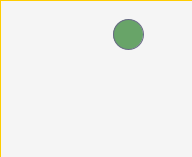
Frame 1 (no input)
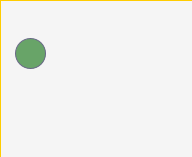
Frame 60 (the mouse pressed at the canvas centre just before this capture)
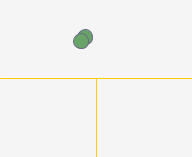
Frame 120 (the mouse held since frame 60 and released just before this capture)

The Processing sketch that drew these frames (run headless with seeded random() and noise(); from frame 60 on, the mouse is pressed at the canvas centre):

// Processing sketch: bola3
// ── bola3.pde
int ancho = 192;
int alto = 157;


//Vars for Balls
ArrayList<Ball> balls;
float accDificulty = 0.2; // en 0.3 disminuye, con el resto sigue igual, no disminuye
PVector deltaXVel =  new PVector(3, 0);
PVector deltaYVel =  new PVector(0, 1);
PVector gravityForce = new PVector(0, accDificulty);

PVector initGravityForce = new PVector(0, -accDificulty);

int initialBalls = 1;
float minSizeBall = 3;
float minRadius = 3;


//Vars for Interaction

//Balls var interaction
int lastShootedTime = millis();
int waitTimeBeforeShoot = 1000;
Boolean bBallsReadyCollision = false;

//Mouse Interactio
color colorMouseInteraction = color(255, 204, 0);
Boolean bmousePressed = false;

void setup() {
  size(192, 157);

  balls = new ArrayList<Ball>();  // Create an empty ArrayList
  for (int i = 0; i < initialBalls; i++) {
    balls.add(new Ball());
  }
}

void draw() {
  background(245);
  fill(127);
   //Calc once if Balls can be collided. This is used inside Ball class
   bBallsReadyCollision = isBallsReady2Collision();
    
  if (bmousePressed) {
    //for (int i = balls.size()-1; i >= 0; i--) {
    for (int i = 0; i <  balls.size(); i++) {
      Ball ball1 = balls.get(i);
      if (ball1.destroyed == true) {
        Boolean bSmaller = checkSmaller(ball1.mass*0.3);
        if (!bSmaller) {
                                    //ball1.location.add(deltaXVel)
          Ball Ball2Left = new Ball(ball1.mass, ball1.location, ball1.velocity, ball1.acceleration, -1);//Constructor con parametros
                                    //ball1.location.sub(deltaXVel)
          Ball Ball2Right = new Ball(ball1.mass, ball1.location, ball1.velocity, ball1.acceleration, +1);//Creando Bolas con Parametros específicos de la bola anterior que ibamos a eliminar

          balls.add(Ball2Left);  // adding element with specific mass and dimensions
          balls.add(Ball2Right);  // adding element with specific mass and dimensions
        }

        //Remove it and save when was that last ball removed
        lastShootedTime = millis();
        balls.remove(i);
      }
    }
  }

  for (Ball b : balls) {
    b.update();
    b.edges();
    b.display();
    if(bmousePressed)b.collisions();
  }

  //Paint Mouse Interaction
  stroke(colorMouseInteraction);
  line(mouseX, height, mouseX, mouseY);
  line(0, mouseY, width, mouseY);
}

void keyPressed() {
}

//////////////////////////////
void mousePressed() {
  bmousePressed = true;
}

//////////////////////////////
void mouseReleased() {
  bmousePressed = false;
}

////////////////////////////////////////////////
Boolean isBallsReady2Collision(){
  Boolean readyBalls = false;
  
  if( (millis() - lastShootedTime) > waitTimeBeforeShoot){
    readyBalls = true;
  }
  
  return readyBalls;
}

////////////////////////////////////////////////
Boolean checkSmaller(float _newDim) {
  Boolean b2Small = false;

  float mass = _newDim;//Exmple for 5
  float diam = mass*10;//50
  float radius = diam/2;//25

  if (radius < minRadius) {
    b2Small = true;
  }

  return b2Small;
}
// ── Ball.pde
class Ball {
  PVector location;
  PVector velocity;
  PVector acceleration;
  PVector InitAcceleration;

  float diam;
  float radius;
  float mass;

  Boolean b2Small = false;

  Boolean bUpLevel = false;
  int counterLevel = 0;

  Boolean destroyed = false;

  color colorStrokeBall = color(104, 104, 134);
  color colorFillBall = color(104, 164, 104);

  int myInitMillis = millis();
  int timeSpendInitAcc = 200;


  ///////////////////////////////
  Boolean setDimensions(float _newDim) {

    b2Small = false;

    mass = _newDim;//Exmple for 5
    diam = mass*10;//50
    radius = diam/2;//25

    if (radius < minRadius) {
      b2Small = true;
    }

    return b2Small;
  }

  //Contructor
  Ball() {
    b2Small = setDimensions(random(minSizeBall, 2.5));//If its too small will not be created and added to the ArrayList
    location = new PVector(random(width), random(10, 100));
    velocity = new PVector(random(2, 4), 1); // Direccion Inicial de las bolas
    acceleration = new PVector(0, accDificulty); // Vector Direccion de la aceleración
    /*TODO
     Para hacer que bolas tengas diferentes direcciones crear diferentes clases de bolas.
     Cada clase que tenga un comportamiento diferente.
     Según el tamany tenemos que la bola cambia de comportamiento. 
     P.e Cuando el Tamaño disminuye la bola bota hasta una altura menor
     Necesitariamos definir unas alturas fijas para que tengamos claro donde.
     
     Init acc to down vector
     Hay que conseguir que la bola no se ralentice nunca.
     Si la posición de la bola llega a ser varias veces inferior al edge marcado, se ralentiza.
     */
  }

  Ball(float lastSize, PVector lastLocation, PVector lastVelocity, PVector lastAcc, int direction) {
    //Physic properties
    Boolean isSmaller = setDimensions(lastSize*0.5);

    if (isSmaller) {
      println("ERROR This should not be tried: Smaller please dont create a ball");
    } else {
      println("New Ball with mass"+str(radius));
      location = lastLocation;

      //T=D Crear que solo sean algunas grandes y algunas pequeñas, el resto valores medios (la mayoria )
      velocity = new PVector(lastVelocity.x, lastVelocity.y);
      velocity.x = lastVelocity.x * -1 * direction;
      //velocity.y = lastVelocity.y;
      //velocity.x *= -1;
      //velocity = new PVector(direction*1, 1); // Dir X -2 ( derecha ) o 2 ( izquierda, DIR Y -1 ( abajo )
      
      
      //Init acc to down vector
      //acceleration = new PVector(0, accDificulty); // Vector Direccion de la acceleracion
      acceleration = new PVector(lastAcc.x, lastAcc.y);

      myInitMillis = millis();
    }
  }

  void update() {
    //Set the acceleration in the right direction force
    //First apply the mass
    gravityForce.div(1);//mass = 1

    // acceleration = new PVector(0,accDificulty);

    if (millis() - myInitMillis > timeSpendInitAcc) {
      acceleration.add(gravityForce);
    } else {
      acceleration.add(initGravityForce);
    }

    velocity.add(acceleration);

    location.add(velocity);

    acceleration.mult(0);
  }

  void collisions() {
    float myDistCollision = dist(location.x, 0, mouseX, 0);
    if (myDistCollision< radius && bBallsReadyCollision) {
      destroyed = true;
      println("colisiona myDistCollision="+str(myDistCollision));
    }
  }

  //Detección de los bordes de la pantalla
  void edges() {

    //Izquierda

    if (location.x < radius) {
      velocity.x *= -1;
      location.x = radius;
    }

    //Derecha
    if (location.x > width - radius) {
      velocity.x *= -1;
      location.x = width - radius;
    }

    //Arriba
    /*if (location.y < radius) {
     velocity.y *= -1;
     location.y=radius;
     }  
     */
    //Abajo
    if (location.y >= height-radius) {
      velocity.y *= -1;
      location.y=height-radius-1;
    }
  }

  //Pintar en pantalla
  void display() {
    stroke(colorStrokeBall);
    fill(colorFillBall);
    ellipse(location.x, location.y, mass*10, mass*10);
  }
}
